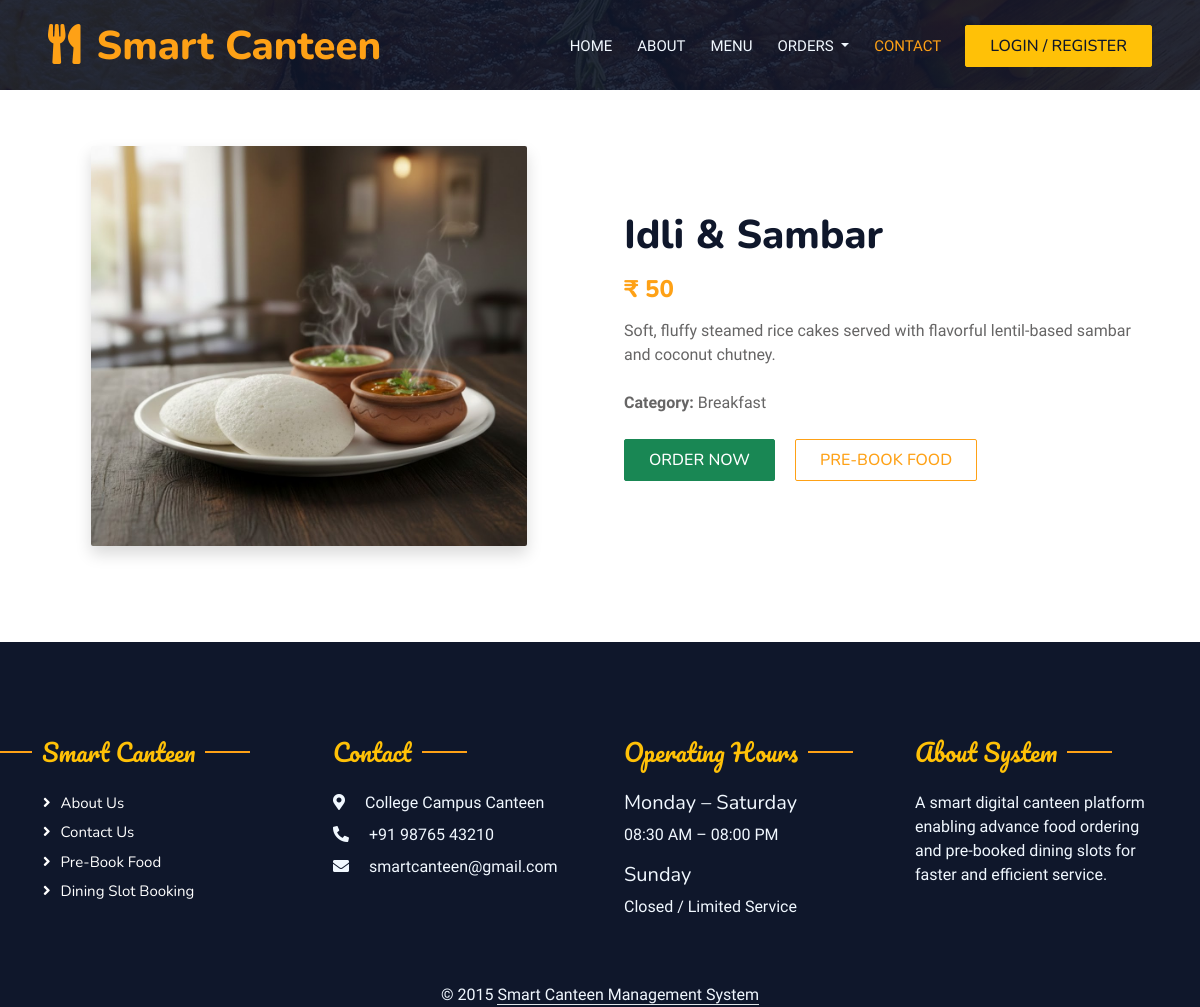
/UserApp/SingleFood/1/, run on the app's committed database.
### AdminApp/models.py (models this page shows)
class Food(models.Model):
    category = models.ForeignKey(Category, on_delete=models.CASCADE, related_name="foods")
    food_name = models.CharField(max_length=150, blank=True, null=True)
    price = models.IntegerField(blank=True, null=True)
    food_image = models.ImageField(upload_to="foods/", blank=True, null=True)
    description = models.TextField(max_length=200, blank=True, null=True)
    AVAILABILITY_CHOICES = (
        ('Available', 'Available'),
        ('Out of Stock', 'Out of Stock'),
    )
    availability = models.CharField(
        max_length=20,
        choices=AVAILABILITY_CHOICES,
        default='Available'
    )
    prebook_only = models.BooleanField(default=False)
    created_at = models.DateTimeField(auto_now_add=True)
    updated_at = models.DateTimeField(auto_now=True)

class Category(models.Model):
    category_name = models.CharField(max_length=100, blank=True, null=True)
    category_image = models.ImageField(upload_to='category_images/', blank=True, null=True)
    description = models.TextField(max_length=100, blank=True, null=True)

### UserApp/views.py (the view)
# urls.py: path('SingleFood/<int:food_id>/', views.single_food, name='single_food'),
def single_food(request, food_id):
    food = get_object_or_404(Food, id=food_id)
    return render(request, 'single_food.html', {'food': food})

### UserApp/templates/single_food.html (shortened to what this page needs)
<!DOCTYPE html>
{% load static %}
<html lang="en">
<head>
    <link href="https://cdnjs.cloudflare.com/ajax/libs/font-awesome/5.10.0/css/all.min.css" rel="stylesheet">
    <link href="https://cdn.jsdelivr.net/npm/bootstrap-icons@1.4.1/font/bootstrap-icons.css" rel="stylesheet">
    <link href="{% static 'web/lib/animate/animate.min.css' %}" rel="stylesheet">
    <link href="{% static 'web/lib/owlcarousel/assets/owl.carousel.min.css' %}" rel="stylesheet">
    <link href="{% static 'web/lib/tempusdominus/css/tempusdominus-bootstrap-4.min.css' %}" rel="stylesheet" />
    <link href="{% static 'web/css/bootstrap.min.css' %}" rel="stylesheet">
    <link href="{% static 'web/css/style.css' %}" rel="stylesheet">
</head>
<body>
    <div class="container-xxl bg-white p-0">
        <div class="container-xxl position-relative p-0">
            <nav class="navbar navbar-expand-lg navbar-dark bg-dark px-4 px-lg-5 py-3 py-lg-0">
                <a href="" class="navbar-brand p-0">
                    <h1 class="text-primary m-0"><i class="fa fa-utensils me-3"></i>Smart Canteen</h1>
                </a>
                <div class="collapse navbar-collapse" id="navbarCollapse">
                    <div class="navbar-nav ms-auto py-0 pe-4">
                        <a href="{% url 'user_home' %}" class="nav-item nav-link">Home</a>
                        <a href="{% url 'about_page' %}" class="nav-item nav-link">About</a>
                        <a href="{% url 'menu'%}" class="nav-item nav-link">Menu</a>
                        <div class="nav-item dropdown">
                            <a href="#" class="nav-link dropdown-toggle" data-bs-toggle="dropdown">
                                Orders
                            </a>
                        </div>
                        <a href="{% url 'contact_page' %}" class="nav-item nav-link active">Contact</a>
                    </div>
                    <div>
                        <a href="{% url 'signin_signup' %}"  class="btn btn-warning py-2 px-4 text-dark">
                            Login / Register
                        </a>
                    </div>
                </div>
            </nav>
            <div class="container-xxl bg-dark hero-header mb-2" style="height: 90px;"></div>
        </div>
      <div class="container py-5">
    <div class="row g-5 align-items-center">
        <div class="col-lg-6 text-center">
            <img src="{{ food.food_image.url }}"
                 class="img-fluid rounded shadow"
                 style="max-height:400px; object-fit:cover;">
        </div>
        <div class="col-lg-6">
            <h1 class="mb-3">{{ food.food_name }}</h1>
            <h4 class="text-primary mb-3">₹ {{ food.price }}</h4>
            <p class="mb-4">
                {{ food.description }}
            </p>
            <p>
                <strong>Category:</strong>
                {{ food.category.category_name }}
            </p>
            <div class="mt-4">
                <a href="#" class="btn btn-success px-4 py-2 me-3">
                    Order Now
                </a>
                <a href="#" class="btn btn-outline-primary px-4 py-2">
                    Pre-Book Food
                </a>
            </div>
        </div>
    </div>
</div>
      <div class="container-fluid bg-dark text-light footer pt-5 mt-5 wow fadeIn" data-wow-delay="0.1s">
    <div class="container py-5">
        <div class="row g-5">
            <div class="col-lg-3 col-md-6">
                <h4 class="section-title ff-secondary text-warning fw-normal mb-4">Smart Canteen</h4>
                <a class="btn btn-link" href="{% url 'about_page' %}">About Us</a>
                <a class="btn btn-link" href="{% url 'contact_page' %}">Contact Us</a>
                <a class="btn btn-link" href="{% url 'prebook_list' %}">Pre-Book Food</a>
                <a class="btn btn-link" href="#">Dining Slot Booking</a>
            </div>
            <div class="col-lg-3 col-md-6">
                <h4 class="section-title ff-secondary text-start text-warning fw-normal mb-4">
                    Contact
                </h4>
                <p class="mb-2">
                    <i class="fa fa-map-marker-alt me-3"></i>
                    College Campus Canteen
                </p>
                <p class="mb-2">
                    <i class="fa fa-phone-alt me-3"></i>
                    +91 98765 43210
                </p>
                <p class="mb-2">
                    <i class="fa fa-envelope me-3"></i>
                    smartcanteen@gmail.com
                </p>
            </div>
            <div class="col-lg-3 col-md-6">
                <h4 class="section-title ff-secondary text-start text-warning fw-normal mb-4">
                    Operating Hours
                </h4>
                <h5 class="text-light fw-normal">Monday – Saturday</h5>
                <p>08:30 AM – 08:00 PM</p>
                <h5 class="text-light fw-normal">Sunday</h5>
                <p>Closed / Limited Service</p>
            </div>
            <div class="col-lg-3 col-md-6">
                <h4 class="section-title ff-secondary text-start text-warning fw-normal mb-4">
                    About System
                </h4>
                <p>
                    A smart digital canteen platform enabling advance food ordering
                    and pre-booked dining slots for faster and efficient service.
                </p>
            </div>
        </div>
    </div>
    <div class="row">
        <div class="col-12 text-center">
            &copy; 2015
            <span class="border-bottom">Smart Canteen Management System</span><br>
        </div>
    </div>
</div>
</div>
</body>
</html>

### UserApp/static/web/css/style.css (style rules this page uses)
:root { --primary: #FEA116; --light: #F1F8FF; --dark: #0F172B; }
.ff-secondary { font-family: 'Pacifico', cursive; }
.btn { font-family: 'Nunito', sans-serif; font-weight: 500; text-transform: uppercase; transition: .5s; }
.navbar-dark .navbar-nav .nav-link { position: relative; margin-left: 25px; padding: 35px 0; font-size: 15px; color: var(--light) !important; text-transform: uppercase; font-weight: 500; outline: none; transition: .5s; }
.navbar-dark .navbar-nav .nav-link:hover, .navbar-dark .navbar-nav .nav-link.active { color: var(--primary) !important; }
@media (min-width: 992px) { .navbar-dark { position: absolute; width: 100%; top: 0; left: 0; z-index: 999; background: transparent !important; } }
.hero-header { background: linear-gradient(rgba(15, 23, 43, .9), rgba(15, 23, 43, .9)), url(../img/bg-hero.jpg); background-position: center center; background-repeat: no-repeat; background-size: cover; }
.section-title { position: relative; display: inline-block; }
.section-title::before { position: absolute; content: ""; width: 45px; height: 2px; top: 50%; left: -55px; margin-top: -1px; background: var(--primary); }
.section-title::after { position: absolute; content: ""; width: 45px; height: 2px; top: 50%; right: -55px; margin-top: -1px; background: var(--primary); }
.section-title.text-start::before, .section-title.text-end::after { display: none; }
.footer .btn.btn-link { display: block; margin-bottom: 5px; padding: 0; text-align: left; color: #FFFFFF; font-size: 15px; font-weight: normal; text-transform: capitalize; transition: .3s; }
.footer .btn.btn-link::before { position: relative; content: "\f105"; font-family: "Font Awesome 5 Free"; font-weight: 900; margin-right: 10px; }

### data on the page
Food: food_image (picture), food_name "Idli & Sambar", price "50", description "Soft, fluffy steamed rice cakes served with flavorful lentil-based sambar and coconut chutney.", category.category_name "Breakfast"
